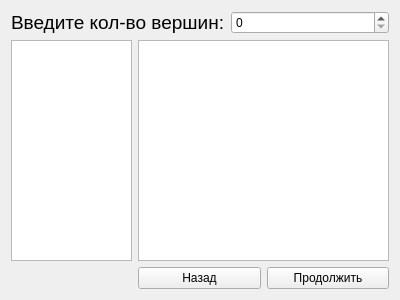
<?xml version="1.0" encoding="UTF-8"?>
<ui version="4.0">
 <class>Adj_listWindow</class>
 <widget class="QWidget" name="Adj_listWindow">
  <property name="geometry">
   <rect>
    <x>0</x>
    <y>0</y>
    <width>400</width>
    <height>300</height>
   </rect>
  </property>
  <property name="sizePolicy">
   <sizepolicy hsizetype="Expanding" vsizetype="Expanding">
    <horstretch>0</horstretch>
    <verstretch>0</verstretch>
   </sizepolicy>
  </property>
  <property name="windowTitle">
   <string>Form</string>
  </property>
  <layout class="QGridLayout" name="gridLayout_2">
   <item row="0" column="0" colspan="2">
    <layout class="QHBoxLayout" name="horizontalLayout_2">
     <item>
      <widget class="QLabel" name="label">
       <property name="font">
        <font>
         <pointsize>14</pointsize>
        </font>
       </property>
       <property name="text">
        <string>Введите кол-во вершин:</string>
       </property>
      </widget>
     </item>
     <item>
      <widget class="QSpinBox" name="adj_lst_spin"/>
     </item>
    </layout>
   </item>
   <item row="1" column="0">
    <widget class="QTableWidget" name="table_names">
     <property name="sizePolicy">
      <sizepolicy hsizetype="Expanding" vsizetype="Expanding">
       <horstretch>120</horstretch>
       <verstretch>0</verstretch>
      </sizepolicy>
     </property>
    </widget>
   </item>
   <item row="1" column="1">
    <widget class="QTableWidget" name="table_Widget">
     <property name="sizePolicy">
      <sizepolicy hsizetype="Expanding" vsizetype="Expanding">
       <horstretch>250</horstretch>
       <verstretch>0</verstretch>
      </sizepolicy>
     </property>
    </widget>
   </item>
   <item row="2" column="1">
    <layout class="QGridLayout" name="gridLayout">
     <item row="0" column="0">
      <widget class="QPushButton" name="adj_lst_back">
       <property name="text">
        <string>Назад</string>
       </property>
      </widget>
     </item>
     <item row="0" column="1">
      <widget class="QPushButton" name="adj_lst_cont">
       <property name="text">
        <string>Продолжить</string>
       </property>
      </widget>
     </item>
    </layout>
   </item>
  </layout>
 </widget>
 <resources/>
 <connections/>
</ui>
